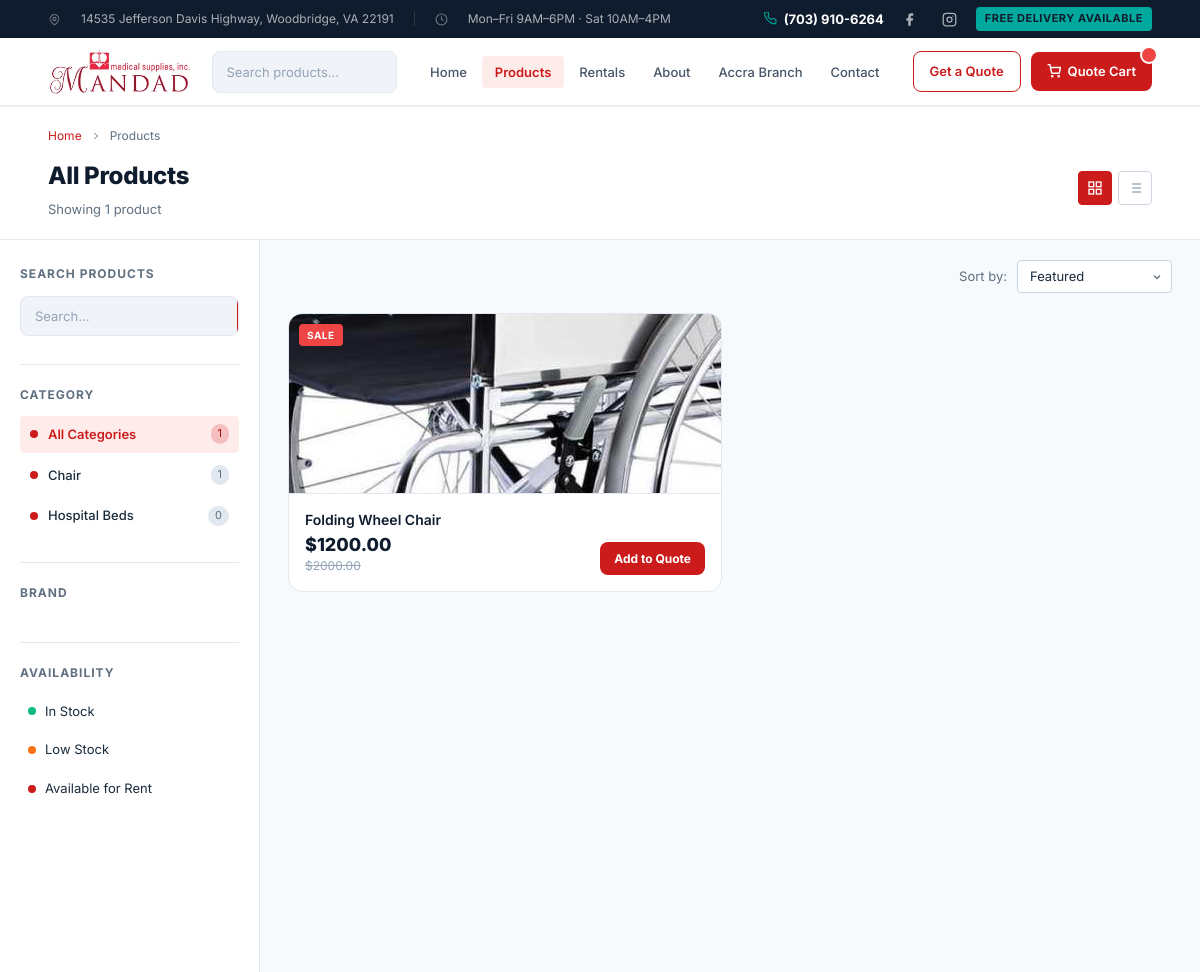
Screenshot of /products/ with the database file from the repository.
### products/models.py (models this page shows, shortened)
class Category(models.Model):
    name         = models.CharField(max_length=120)
    slug         = models.SlugField(unique=True, blank=True)
    description  = models.TextField(blank=True)
    icon         = models.CharField(max_length=60, blank=True, help_text="CSS class or emoji")
    display_order = models.PositiveIntegerField(default=0)
    class Meta:
        verbose_name_plural = "categories"
        ordering = ['display_order', 'name']

class Product(models.Model):
    AVAILABILITY_CHOICES = [
        ('in_stock',     'In Stock'),
        ('low_stock',    'Low Stock'),
        ('out_of_stock', 'Out of Stock'),
        ('order_only',   'Order Only'),
    ]
    name         = models.CharField(max_length=200)
    slug         = models.SlugField(unique=True, blank=True)
    category     = models.ForeignKey(Category, on_delete=models.PROTECT, related_name='products')
    brand        = models.ForeignKey(Brand, on_delete=models.PROTECT, related_name='products', null=True, blank=True)
    sku          = models.CharField(max_length=60, unique=True, blank=True)
    description  = models.TextField(blank=True)
    short_desc   = models.CharField(max_length=300, blank=True)
    purchase_price     = models.DecimalField(max_digits=10, decimal_places=2, null=True, blank=True)
    compare_at_price   = models.DecimalField(max_digits=10, decimal_places=2, null=True, blank=True, help_text="Original price before sale")
    is_rentable        = models.BooleanField(default=False)
    rental_weekly      = models.DecimalField(max_digits=8, decimal_places=2, null=True, blank=True)
    rental_monthly     = models.DecimalField(max_digits=8, decimal_places=2, null=True, blank=True)
    rental_3month      = models.DecimalField(max_digits=8, decimal_places=2, null=True, blank=True, help_text="Rate per month for 3+ months")
    availability   = models.CharField(max_length=20, choices=AVAILABILITY_CHOICES, default='in_stock')
    stock_quantity = models.PositiveIntegerField(default=0)
    main_image    = models.ImageField(upload_to='products/', blank=True, null=True)
    meta_title       = models.CharField(max_length=160, blank=True)
    meta_description = models.CharField(max_length=320, blank=True)
    is_featured  = models.BooleanField(default=False)
    is_active    = models.BooleanField(default=True)
    is_new       = models.BooleanField(default=False)
    specs        = models.JSONField(default=dict, blank=True)
    created_at   = models.DateTimeField(auto_now_add=True)
    updated_at   = models.DateTimeField(auto_now=True)
    class Meta:
        ordering = ['-is_featured', 'name']
    @property
    def on_sale(self):
        return bool(self.compare_at_price and self.purchase_price and self.compare_at_price > self.purchase_price)

### products/views.py (the view)
# urls.py: path('',          views.product_list,   name='list'),
def product_list(request):
    qs = Product.objects.filter(is_active=True).select_related('category', 'brand')
    category_slug = request.GET.get('category')
    brand_slug    = request.GET.get('brand')
    availability  = request.GET.get('availability')
    min_price     = request.GET.get('min_price')
    max_price     = request.GET.get('max_price')
    sort          = request.GET.get('sort', 'featured')
    q             = request.GET.get('q', '')
    if category_slug:
        qs = qs.filter(category__slug=category_slug)
    if brand_slug:
        qs = qs.filter(brand__slug=brand_slug)
    if availability:
        qs = qs.filter(availability=availability)
    if min_price:
        qs = qs.filter(purchase_price__gte=min_price)
    if max_price:
        qs = qs.filter(purchase_price__lte=max_price)
    if q:
        qs = qs.filter(name__icontains=q) | qs.filter(description__icontains=q)
    sort_map = {
        'featured':   '-is_featured',
        'price-asc':  'purchase_price',
        'price-desc': '-purchase_price',
        'name-asc':   'name',
        'newest':     '-created_at',
    }
    qs = qs.order_by(sort_map.get(sort, '-is_featured'))
    ctx = {
        'products':       qs,
        'categories':     Category.objects.all(),
        'brands':         Brand.objects.all(),
        'selected_cat':   category_slug,
        'selected_brand': brand_slug,
        'sort':           sort,
        'q':              q,
        'total':          qs.count(),
    }
    return render(request, 'products/product_list.html', ctx)

### products/templates/products/product_list.html (shortened to what this page needs)
{% load static %}
<!doctype html>
<html lang="en">
<head>
  <link rel="stylesheet" href="{% static 'css/products.css' %}" />
</head>
<body>
  <div class="topbar">
    <div class="topbar-left">
      <svg viewBox="0 0 24 24" fill="none" stroke="currentColor" stroke-width="2"><path d="M17.657 16.657L13.414 20.9a2 2 0 01-2.827 0l-4.244-4.243a8 8 0 1111.314 0z"/><circle cx="12" cy="11" r="3"/></svg>
      14535 Jefferson Davis Highway, Woodbridge, VA 22191
      <svg viewBox="0 0 24 24" fill="none" stroke="currentColor" stroke-width="2"><circle cx="12" cy="12" r="10"/><polyline points="12 6 12 12 16 14"/></svg>
      Mon–Fri 9AM–6PM · Sat 10AM–4PM
    </div>
    <div class="topbar-right">
      <div class="topbar-phone">
        (703) 910-6264
      </div>
      <a href="https://www.facebook.com/profile.php?id=61566352520226" target="_blank" rel="noopener" class="topbar-social" aria-label="Facebook">
        <svg viewBox="0 0 24 24" fill="currentColor" width="15" height="15"><path d="M18 2h-3a5 5 0 00-5 5v3H7v4h3v8h4v-8h3l1-4h-4V7a1 1 0 011-1h3z"/></svg>
      </a>
      <a href="https://www.instagram.com/mandadmedicalsupply/" target="_blank" rel="noopener" class="topbar-social" aria-label="Instagram">
        <svg viewBox="0 0 24 24" fill="none" stroke="currentColor" stroke-width="2" width="15" height="15"><rect x="2" y="2" width="20" height="20" rx="5"/><circle cx="12" cy="12" r="4"/><circle cx="17.5" cy="6.5" r="1" fill="currentColor" stroke="none"/></svg>
      </a>
      <div class="topbar-badge">Free Delivery Available</div>
    </div>
  </div>
  <nav>
    <a href="{% url 'core:home' %}" class="nav-logo">
      <img src="{% static 'img/logo.webp' %}" alt="Mandad Medical Supply" style="height:44px;width:auto;" />
    </a>
    <form method="get" action="{% url 'products:list' %}" class="nav-search">
      <input type="text" name="q" value="{{ q }}" class="nav-search-input" id="searchInput" placeholder="Search products…" />
    </form>
    <ul class="nav-links">
      <li><a href="{% url 'core:home' %}"     class="nav-link">Home</a></li>
      <li><a href="{% url 'products:list' %}" class="nav-link active">Products</a></li>
      <li><a href="{% url 'rentals:list' %}"  class="nav-link">Rentals</a></li>
      <li><a href="{% url 'core:about' %}"    class="nav-link">About</a></li>
      <li><a href="{% url 'core:accra' %}"    class="nav-link">Accra Branch</a></li>
      <li><a href="{% url 'core:contact' %}"  class="nav-link">Contact</a></li>
    </ul>
    <div class="nav-cta">
      <a href="{% url 'core:contact' %}" class="btn-outline">Get a Quote</a>
      <a href="{% url 'quotes:cart' %}" class="btn-primary">
        <svg viewBox="0 0 24 24" fill="none" stroke="currentColor" stroke-width="2.5"><circle cx="9" cy="21" r="1"/><circle cx="20" cy="21" r="1"/><path d="M1 1h4l2.68 13.39a2 2 0 002 1.61h9.72a2 2 0 002-1.61L23 6H6"/></svg>
        Quote Cart
        <span class="cart-count" id="cartCount">0</span>
      </a>
    </div>
  </nav>
  <div class="page-header">
    <div class="breadcrumb">
      <a href="{% url 'core:home' %}">Home</a>
      <svg viewBox="0 0 24 24" fill="none" stroke="currentColor" stroke-width="2"><polyline points="9 18 15 12 9 6"/></svg>
      Products
    </div>
    <div class="page-header-row">
      <div>
        <h1 class="page-title">{% if selected_cat %}{{ selected_cat|title }}{% else %}All Products{% endif %}</h1>
        <p class="page-count" id="productCount">Showing {{ total }} product{{ total|pluralize }}</p>
      </div>
      <div class="view-toggles">
        <button class="view-btn active" id="gridViewBtn" onclick="setView('grid')" title="Grid view">
          <svg viewBox="0 0 24 24" fill="none" stroke="currentColor" stroke-width="2"><rect x="3" y="3" width="7" height="7"/><rect x="14" y="3" width="7" height="7"/><rect x="3" y="14" width="7" height="7"/><rect x="14" y="14" width="7" height="7"/></svg>
        </button>
        <button class="view-btn" id="listViewBtn" onclick="setView('list')" title="List view">
          <svg viewBox="0 0 24 24" fill="none" stroke="currentColor" stroke-width="2"><line x1="8" y1="6" x2="21" y2="6"/><line x1="8" y1="12" x2="21" y2="12"/><line x1="8" y1="18" x2="21" y2="18"/><line x1="3" y1="6" x2="3.01" y2="6"/><line x1="3" y1="12" x2="3.01" y2="12"/><line x1="3" y1="18" x2="3.01" y2="18"/></svg>
        </button>
      </div>
    </div>
  </div>
  <div class="page-body">
    <aside class="sidebar">
      <div class="filter-section">
        <div class="filter-title">Search Products</div>
        <form method="get" action="{% url 'products:list' %}" class="nav-search" style="width:100%;">
          <input type="text" name="q" value="{{ q }}" class="nav-search-input" placeholder="Search…" />
          <button type="submit" class="nav-search-btn" style="height:38px;"></button>
        </form>
      </div>
      <div class="filter-divider"></div>
      <div class="filter-section">
        <div class="filter-title">
          Category
        </div>
        <ul class="cat-filter-list">
          <li class="cat-filter-item {% if not selected_cat %}active{% endif %}">
            <a href="{% url 'products:list' %}" class="cat-filter-left" style="text-decoration:none;">
              <div class="cat-filter-dot" style="background:#CC1B1B"></div>
              <span class="cat-filter-name">All Categories</span>
            </a>
            <span class="cat-filter-count">{{ total }}</span>
          </li>
          {% for cat in categories %}
          <li class="cat-filter-item {% if selected_cat == cat.slug %}active{% endif %}">
            <a href="{% url 'products:list' %}?category={{ cat.slug }}" class="cat-filter-left" style="text-decoration:none;">
              <div class="cat-filter-dot" style="background:#CC1B1B"></div>
              <span class="cat-filter-name">{{ cat.name }}</span>
            </a>
            <span class="cat-filter-count">{{ cat.products.count }}</span>
          </li>
          {% endfor %}
        </ul>
      </div>
      <div class="filter-divider"></div>
      <div class="filter-section">
        <div class="filter-title">Brand</div>
      </div>
      <div class="filter-divider"></div>
      <div class="filter-section">
        <div class="filter-title">Availability</div>
        <ul class="avail-filter">
          <li class="avail-item"><div class="avail-dot green"></div><a href="{% url 'products:list' %}?availability=in_stock{% if selected_cat %}&category={{ selected_cat }}{% endif %}" style="text-decoration:none;color:inherit;font-size:13px;">In Stock</a></li>
          <li class="avail-item"><div class="avail-dot orange"></div><a href="{% url 'products:list' %}?availability=low_stock{% if selected_cat %}&category={{ selected_cat }}{% endif %}" style="text-decoration:none;color:inherit;font-size:13px;">Low Stock</a></li>
          <li class="avail-item"><div class="avail-dot blue"></div><a href="{% url 'products:list' %}?category={{ selected_cat }}" style="text-decoration:none;color:inherit;font-size:13px;">Available for Rent</a></li>
        </ul>
      </div>
    </aside>
    <div class="main-content">
      <div class="sort-bar">
        <div class="sort-right">
          <span class="sort-label">Sort by:</span>
          <select class="sort-select" id="sortSelect" onchange="window.location='{% url 'products:list' %}?sort='+this.value+'{% if selected_cat %}&category={{ selected_cat }}{% endif %}{% if q %}&q={{ q }}{% endif %}'">
            <option value="featured"   {% if sort == 'featured'   %}selected{% endif %}>Featured</option>
          </select>
        </div>
      </div>
      <div class="product-grid" id="productGrid">
        {% for product in products %}
        <div class="product-card" data-cat="{{ product.category.slug }}">
          <div class="card-badges">
            {% if product.on_sale %}<span class="badge badge-sale">Sale</span>{% endif %}
          </div>
          <div class="card-img">
            {% if product.main_image %}
              <img src="{{ product.main_image.url }}" alt="{{ product.name }}" />
            {% else %}
              <svg viewBox="0 0 24 24" fill="none" stroke="currentColor" stroke-width="1.5"><path d="M20 7H4a2 2 0 00-2 2v6a2 2 0 002 2h16a2 2 0 002-2V9a2 2 0 00-2-2z"/></svg>
            {% endif %}
          </div>
          <div class="card-body">
            <div class="card-name"><a href="{% url 'products:detail' product.slug %}" style="text-decoration:none;color:inherit;">{{ product.name }}</a></div>
            <div class="card-price-row">
              <div class="card-pricing">
                <div class="card-price">${{ product.purchase_price }}</div>
                {% if product.on_sale %}<div class="card-price-old">${{ product.compare_at_price }}</div>{% endif %}
              </div>
              <div class="card-actions">
                <button class="btn-quote"
                  data-id="{{ product.pk }}"
                  data-name="{{ product.name|escapejs }}"
                  data-price="{{ product.purchase_price }}"
                  data-img="{% if product.main_image %}{{ product.main_image.url }}{% endif %}"
                  onclick="plAddCart(this)">Add to Quote</button>
              </div>
            </div>
          </div>
        </div>
        {% endfor %}
      </div>
    </div>
  </div>
</body>
</html>

### rows the page displays
Category: name "Chair", products.count "1"
Category: name "Hospital Beds", products.count "0"
Product: shows "SALE", main_image (picture), name "Folding Wheel Chair", purchase_price "1200.00", compare_at_price "2000.00"

### other values shown
{{ total }} "1"
